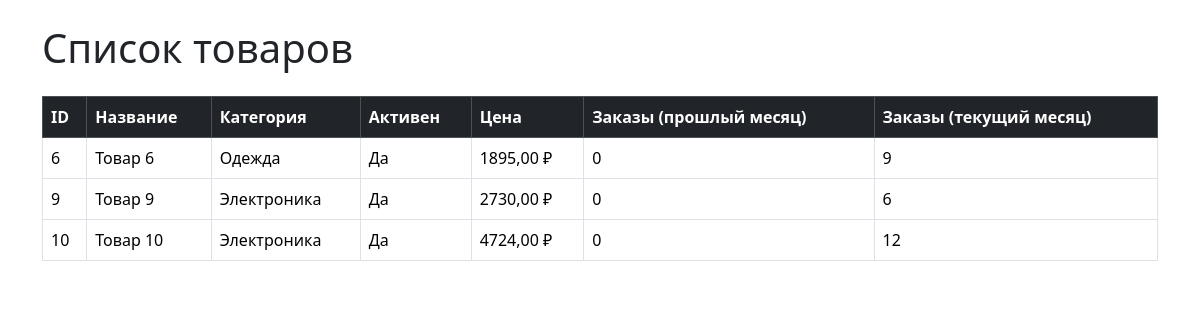
The app's page / (signed in) with its own data.
### products/models.py (models this page shows, shortened)
class Product(models.Model):
    name = models.CharField(max_length=255, verbose_name="Название товара")
    category = models.CharField(max_length=100, verbose_name="Категория")
    is_active = models.BooleanField(default=True, verbose_name="Активен")
    price = models.DecimalField(max_digits=10, decimal_places=2, verbose_name="Цена")
    def get_orders_last_month(self):
        today = now().date()
        first_day_last_month = (today.replace(day=1) - timedelta(days=1)).replace(day=1)
        last_day_last_month = today.replace(day=1) - timedelta(days=1)
        return self.orders.filter(order_date__range=(first_day_last_month, last_day_last_month)).count()
    def get_orders_this_month(self):
        today = now().date()
        first_day_this_month = today.replace(day=1)
        return self.orders.filter(order_date__gte=first_day_this_month).count()
    class Meta:
        verbose_name = "Товар"
        verbose_name_plural = "Товары"

### products/views.py (the view)
# urls.py: path("", product_list, name="product_list"),
@login_required
def product_list(request):
    products = Product.objects.filter(is_active=True)
    return render(request, "products/product_list.html", {"products": products})

### templates/products/product_list.html (shortened to what this page needs)
{% load django_bootstrap5 %}
<!DOCTYPE html>
<html lang="ru">
<head>
    {% bootstrap_css %}
</head>
<body class="container mt-4">
    <h1 class="mb-4">Список товаров</h1>
    <table class="table table-bordered table-hover">
        <thead class="table-dark">
            <tr>
                <th>ID</th>
                <th>Название</th>
                <th>Категория</th>
                <th>Активен</th>
                <th>Цена</th>
                <th>Заказы (прошлый месяц)</th>
                <th>Заказы (текущий месяц)</th>
            </tr>
        </thead>
        <tbody>
            {% for product in products %}
            <tr>
                <td>{{ product.id }}</td>
                <td>{{ product.name }}</td>
                <td>{{ product.category }}</td>
                <td>{{ product.is_active|yesno:"Да,Нет" }}</td>
                <td>{{ product.price }} ₽</td>
                <td>{{ product.get_orders_last_month }}</td>
                <td>{{ product.get_orders_this_month }}</td>
            </tr>
            {% empty %}
            <tr>
                <td colspan="7" class="text-center">Нет доступных товаров</td>
            </tr>
            {% endfor %}
        </tbody>
    </table>
</body>
</html>

### records on screen
Product: id "6", name "Товар 6", category "Одежда", is_active "Да", price "1895,00", get_orders_last_month "0", get_orders_this_month "9"
Product: id "9", name "Товар 9", category "Электроника", is_active "Да", price "2730,00", get_orders_last_month "0", get_orders_this_month "6"
Product: id "10", name "Товар 10", category "Электроника", is_active "Да", price "4724,00", get_orders_last_month "0", get_orders_this_month "12"
